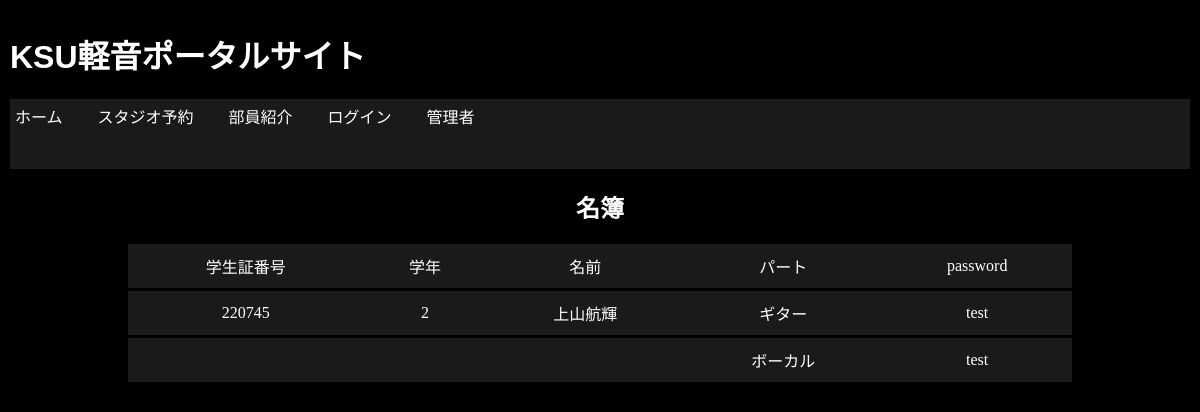
The app's page /users/namelist.php, older data.
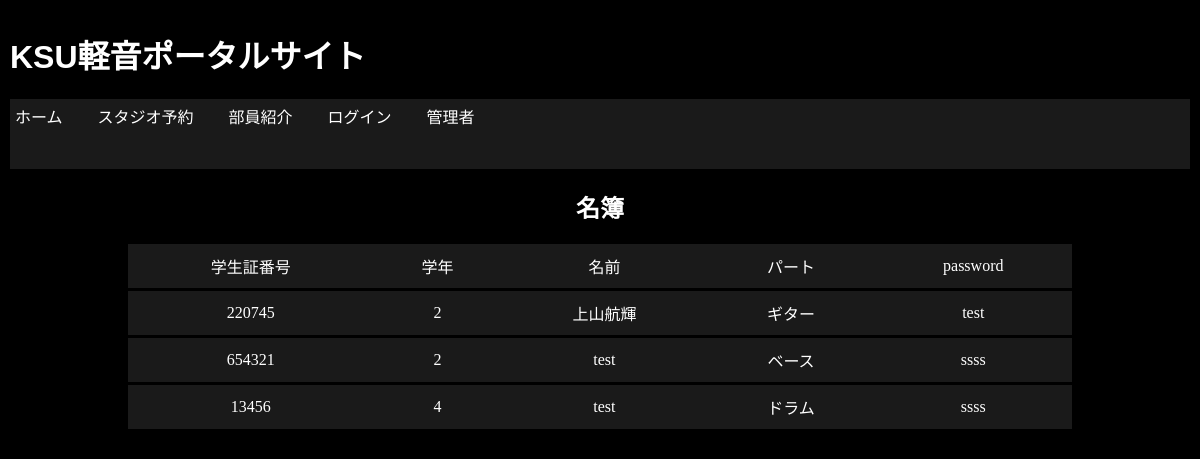
The same page, newer data.
### tables this page shows
CREATE TABLE users (
    admin integer,
    /*
    0 = admin
    1 = member
    */
    number integer NOT NULL,
    grade integer NOT NULL, 
    name text NOT NULL, 
    part integer,
    /*
    vocal 0
    guitar 1
    keybord 2
    bass 3
    drum 4
    */
    password text NOT NULL,
    birthday integer
     );

### users/namelist.php (the view, shortened to what this page needs)
<?
require('../frames/header.php');
?>
<?php
try{
    $db = new PDO('sqlite:../keionportal.db');
    $query = "select * from users";
    $result = $db -> query($query);
?>
<html>
<body>
    <h2>名簿</h2>
    <table>
        <tr>
            <td>学生証番号</td>
            <td>学年</td>
            <td>名前</td>
            <td>パート</td>
            <td>password</td>
        </tr>
        <?php
        while ($row = $result ->fetch(PDO::FETCH_ASSOC)){
            echo "<tr>";
            echo "<td>".$row['number']."</td>";
            echo "<td>".$row['grade']."</td>";
            echo "<td>".$row['name']."</td>";
            echo "<td>";
            echo showpart($row['part']);
            echo "</td>";
            echo "<td>".$row['password']."</td>";
        }
        ?>
    </table>
<?php
}catch(PDOException $e){
    $message = "エラー。管理者に問い合わせてください。エラー文です{$e->getMessage()};";
    }
?>
</body>
</html>

Row changes from the older to the newer data that the page shows:
removed users: part "ボーカル", password "test"
added users: number "654321", grade "2", name "test", part "ベース", password "ssss"
added users: number "13456", grade "4", name "test", part "ドラム", password "ssss"
